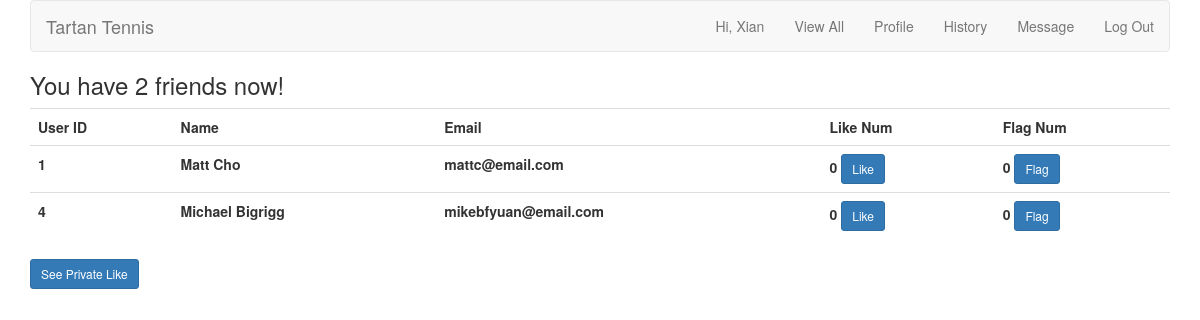
/friends_list.php (signed in), run on an earlier commit of the app's database.
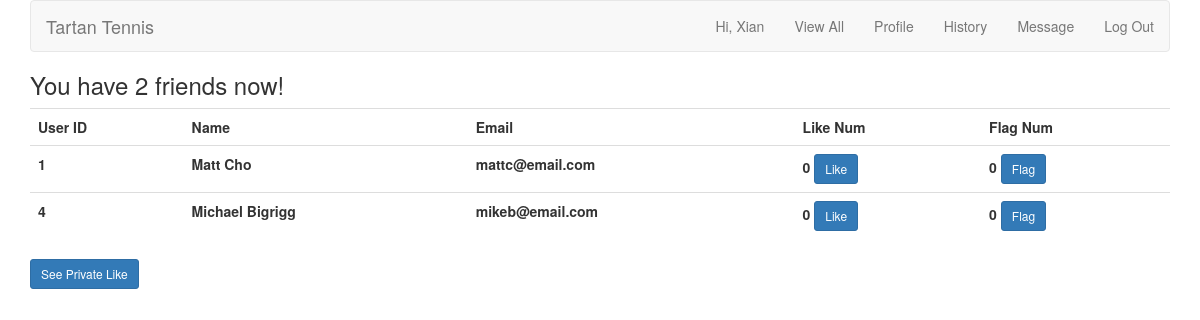
And on a later commit of the database.
### tables this page shows
CREATE TABLE `friends` (
  `friend_id` int(11) NOT NULL PRIMARY KEY AUTO_INCREMENT,
  `friender_id` int(11) NOT NULL,
  `friendee_id` int(11) NOT NULL
);

CREATE TABLE `users` (
  `user_id` int(10) UNSIGNED NOT NULL PRIMARY KEY AUTO_INCREMENT,
  `first_name` varchar(20) NOT NULL,
  `last_name` varchar(20) NOT NULL,
  `username` varchar(20) NOT NULL,
  `email` varchar(50) NOT NULL,
  `pass` char(40) NOT NULL,
  `created_at` timestamp NOT NULL DEFAULT CURRENT_TIMESTAMP,
  `updated_at` timestamp NOT NULL DEFAULT CURRENT_TIMESTAMP ON UPDATE CURRENT_TIMESTAMP
);

### friends_list.php (the view, shortened to what this page needs)
<?php
include ('includes/header.php');
if(isset($_COOKIE['user_id']) AND isset($_COOKIE['user_id']))
{
    $all = "SELECT * FROM friends WHERE friender_id = {$_COOKIE['user_id']} OR friendee_id = {$_COOKIE['user_id']}";
    $ra = mysqli_query($dbc, $all);
    $num_friends = mysqli_num_rows($ra);
    echo '<h3>You have ' . $num_friends . ' friends now! </h3>';
if ($num_friends > 0) {
    echo '<table class="table">
    <tr>
        <th>User ID</th>
        <th>Name</th>
        <th>Email</th>
        <th>Like Num</th>
        <th>Flag Num</th>
    </tr>';
    while($row = mysqli_fetch_array($ra)) {
        $q = "SELECT user_id, first_name, last_name, email, likenum, badlikenum FROM users
                INNER JOIN friends ON friendee_id=user_id
                INNER JOIN (SELECT *, SUM(private_like) as likenum, SUM(bad_like) as badlikenum
                FROM likes
                GROUP BY likee_id) AS alllikes ON likee_id=user_id
                WHERE user_id = {$row['friendee_id']}";
        $r = mysqli_query($dbc, $q);
        $num_subr=mysqli_num_rows($r);
        $qs = "SELECT * FROM users WHERE user_id = {$row['friendee_id']}";
        $rs= mysqli_query($dbc, $qs);
        $subrs = mysqli_fetch_array($rs);
        $q2 = "SELECT user_id, first_name, last_name, email, likenum, badlikenum FROM users
                INNER JOIN friends ON friender_id=user_id
                INNER JOIN (SELECT *, SUM(private_like) as likenum, SUM(bad_like) as badlikenum
                FROM likes
                GROUP BY likee_id) AS alllikes ON likee_id=user_id
                WHERE user_id = {$row['friender_id']}";
        $r2 = mysqli_query($dbc, $q2);
        $num_subr2=mysqli_num_rows($r2);
        $q2s = "SELECT * FROM users WHERE user_id = {$row['friender_id']}";
        $r2s = mysqli_query($dbc, $q2s);
        $subr2s = mysqli_fetch_array($r2s);
        if($row['friender_id'] == $_COOKIE['user_id']){
            if($num_subr==0){
        echo
        '<tr>
        <th>' . $row['friendee_id'] . '</th>
        <th>' . $subrs['first_name'] . ' ' . $subrs['last_name'] . '</th>
        <th>' . $subrs['email'] . '</th>
        <th> ' . 0 . '          <a class="btn btn-primary btn-sm" href="like_private.php?likee_id='
                            . $row['friendee_id'] . '">Like</a></th>
        <th>  ' . 0 . '          <a class="btn btn-primary btn-sm" href="Flag.php?likee_id='
                            . $row['friendee_id'] . '">Flag</a></th>
        </tr>';
    }}else{
        if($num_subr2==0){
            echo
        '<tr>
        <th>' . $row['friender_id'] . '</th>
        <th>' . $subr2s['first_name'] . ' ' . $subr2s['last_name'] . '</th>
        <th>' . $subr2s['email'] . '</th>
        <th>' . 0 . '         <a class="btn btn-primary btn-sm" href="like_private.php?likee_id='
                            . $row['friender_id'] . '">Like</a></th>
        <th>'. 0 . '       <a class="btn btn-primary btn-sm" href="Flag.php?likee_id='
                            . $row['friender_id'] . '">Flag</a></th>
        </tr>';
            }
     }
    }
    echo '</table>';
    echo   '<a class="btn btn-primary btn-sm" href="like_list.php?user_id='
                            . $_COOKIE['user_id'] . '">See Private Like </a> </h3> ';
    }  else {
                    echo '<h3>You have no friends now.</h3>';
                    echo '<h4>Wanna see more users?</h4>';
                    echo '<a class="btn btn-primary btn-sm" href="alltime.php">Go and see</a></h3>';
                }
    }
?>

What changed in the data, as far as the page shows it:
changed through a linked row, friends "Michael": users.email "mikebfyuan@email.com" → "mikeb@email.com"
